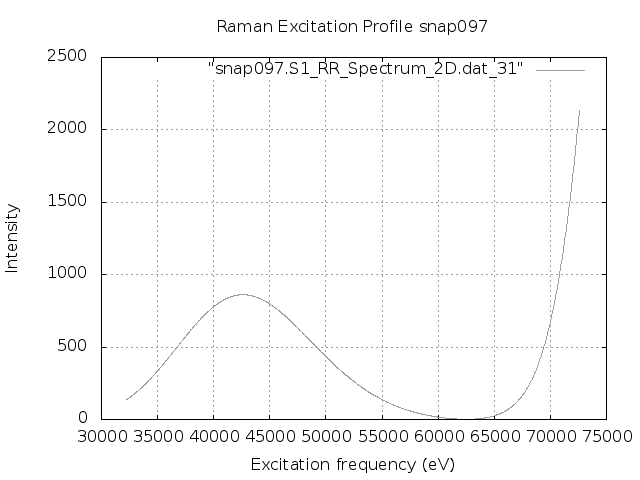

gnuplot code for this plot:
set terminal png
set output "snap097.S1.REP.png"
set xlabel 'Excitation frequency (eV)'
set ylabel 'Intensity'
set title "Raman Excitation Profile snap097"
set grid
set autoscale
plot "snap097.S1_RR_Spectrum_2D.dat_31" with lines lc "blue"
exit
